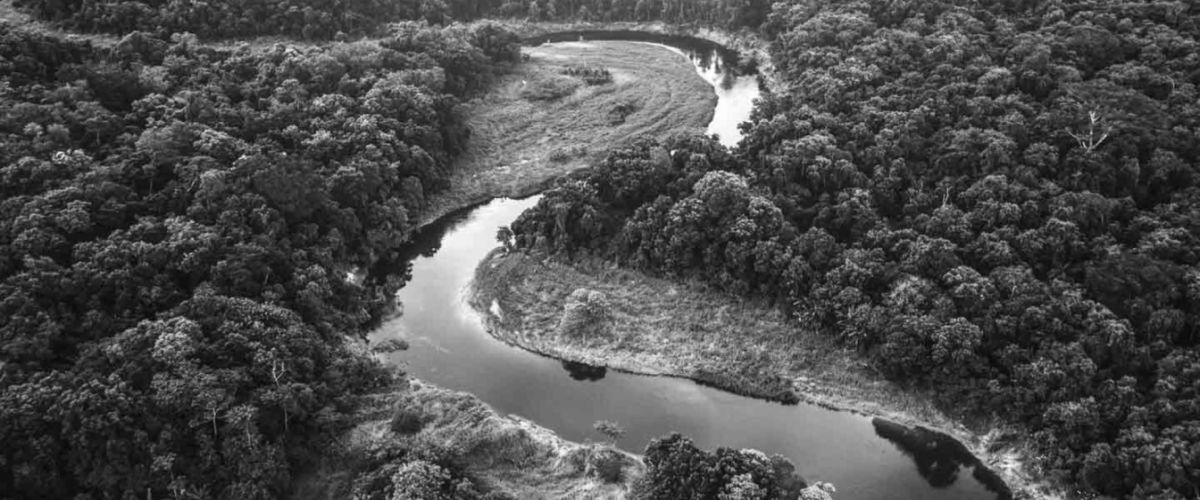
#> input picture code_update/nature.jpg, 1200 x 500 px
$ jupyter execute mycode.ipynb
#> lines starting #> are read from the running program, lines starting #| are printed output that depends on the picture
[cell 1]
import numpy as np
import matplotlib.pyplot as plt
import cv2

[cell 2]
img = cv2.imread('nature.jpg')
#> img is the input picture: shape (500, 1200, 3); min 5, max 255, mean 77.2
#show image using cv2
cv2.imshow('image',img)
#imgplot = plt.imshow(img, cmap='gray', interpolation='bicubic')
#plt.show()
cv2.waitKey()
cv2.destroyAllWindows()

[cell 3]
#create a iamge
width = 600
height = 250
img = np.ndarray(shape=(width, height), dtype=np.uint8)
img.fill(135)
cv2.imwrite('myimage.png', img)

[cell 4]
baseimg = cv2.imread('nature.jpg')
#convert base image to gray scale
grayimg = cv2.cvtColor(baseimg, cv2.COLOR_BGR2GRAY)
grayimg.shape
#> Out = (500, 1200)

[cell 5]
def show_image(img):
    cv2.imshow('image',img)
    cv2.waitKey()
    cv2.destroyAllWindows()

[cell 6]
#copy image using forloop
height, width = 250 , 400
#newimg = nd.array(shape=(height, width))
#create an empty np array shape of width and height
newimg = np.ndarray(shape=(height, width), dtype=np.uint8)
for i in range(height):
    for j in range(width):
        newimg[i][j] = grayimg[(i+(len(grayimg)//2)) -height//2][((j+len(grayimg[0])//2) -width//2)]
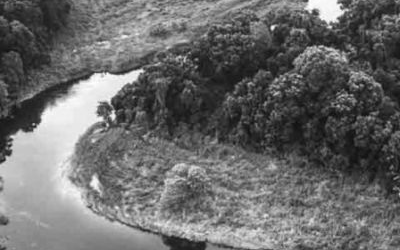
#> newimg: shape (250, 400); min 13, max 255, mean 105.8

newimg.shape
show_image(newimg)

[cell 7]
#reverse image color

for i in range(len(newimg)):
    for j in range(len(newimg[0])):
        newimg[i][j] = 255 - newimg[i][j]
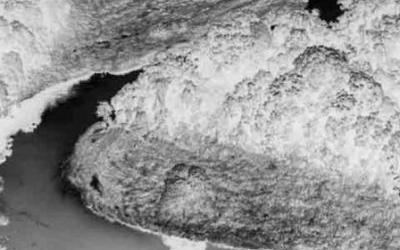
#> newimg: shape (250, 400); min 0, max 242, mean 149.2

show_image(newimg)

[cell 8]
def linear_interpolation(p1, p2, x):
    x1, y1 = p1
    x2, y2 = p2
    if x1 != x2:
        y = ((x2-x)/(x2-x1))*y1 + ((x-x1)/(x2-x1))*y2
    else:
        y = y1
    return y

[cell 9]
def enlarge_iamge(img):
    newimg = np.ndarray(shape=(len(img)*2, len(img[0])*2), dtype=np.uint8)
#> newimg: shape (1000, 2400); every value is 0
    for i in range(len(img)):
        for j in range(len(img[0])):
            newimg[i*2][j*2]=img[i][j]
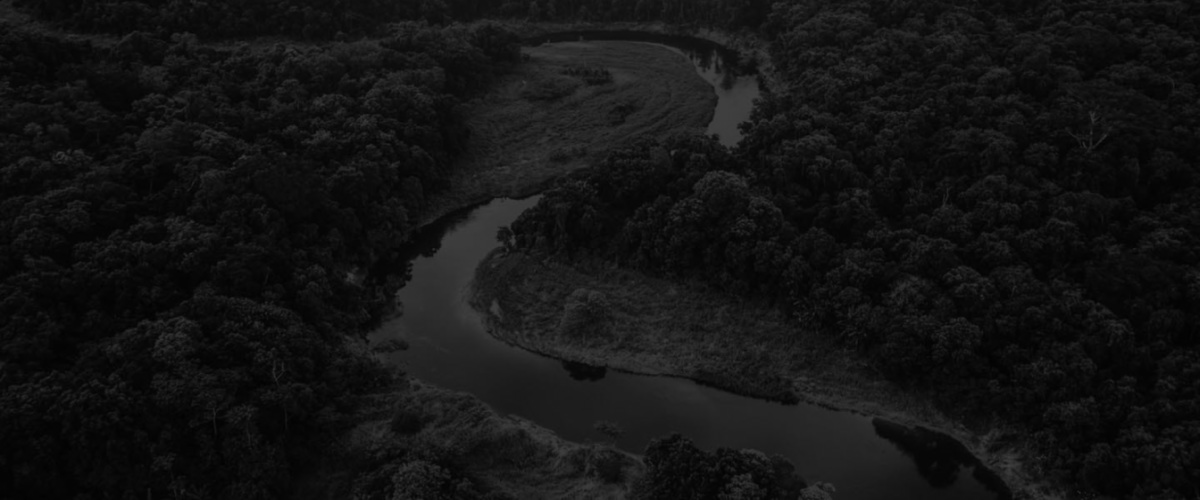
#> newimg: shape (1000, 2400) (shown at 1/2 size); min 0, max 255, mean 19.3
    return newimg

[cell 10]
enlargeimg = enlarge_iamge(grayimg)
show_image(enlargeimg)

[cell 11]
def nearest_neighbor_interpolation(img):
    for i in range(len(img)):
        for j in range(len(img[0])):
            if img[i][j] == 0 and i != 0 and i != len(img)-1 and j != 0 and j != len(img[0])-1:
                img[i][j] = (img[i][j-1] + img[i][j+1] +img[i-1][j] + img[i+1][j] ) // 4
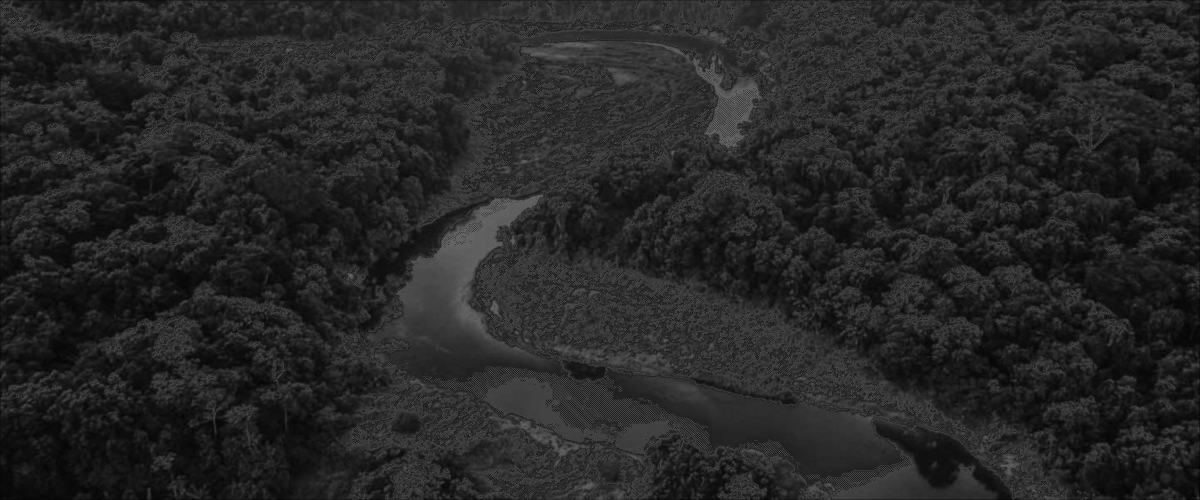
#> img: shape (1000, 2400) (shown at 1/2 size); min 0, max 255, mean 38
    return img
